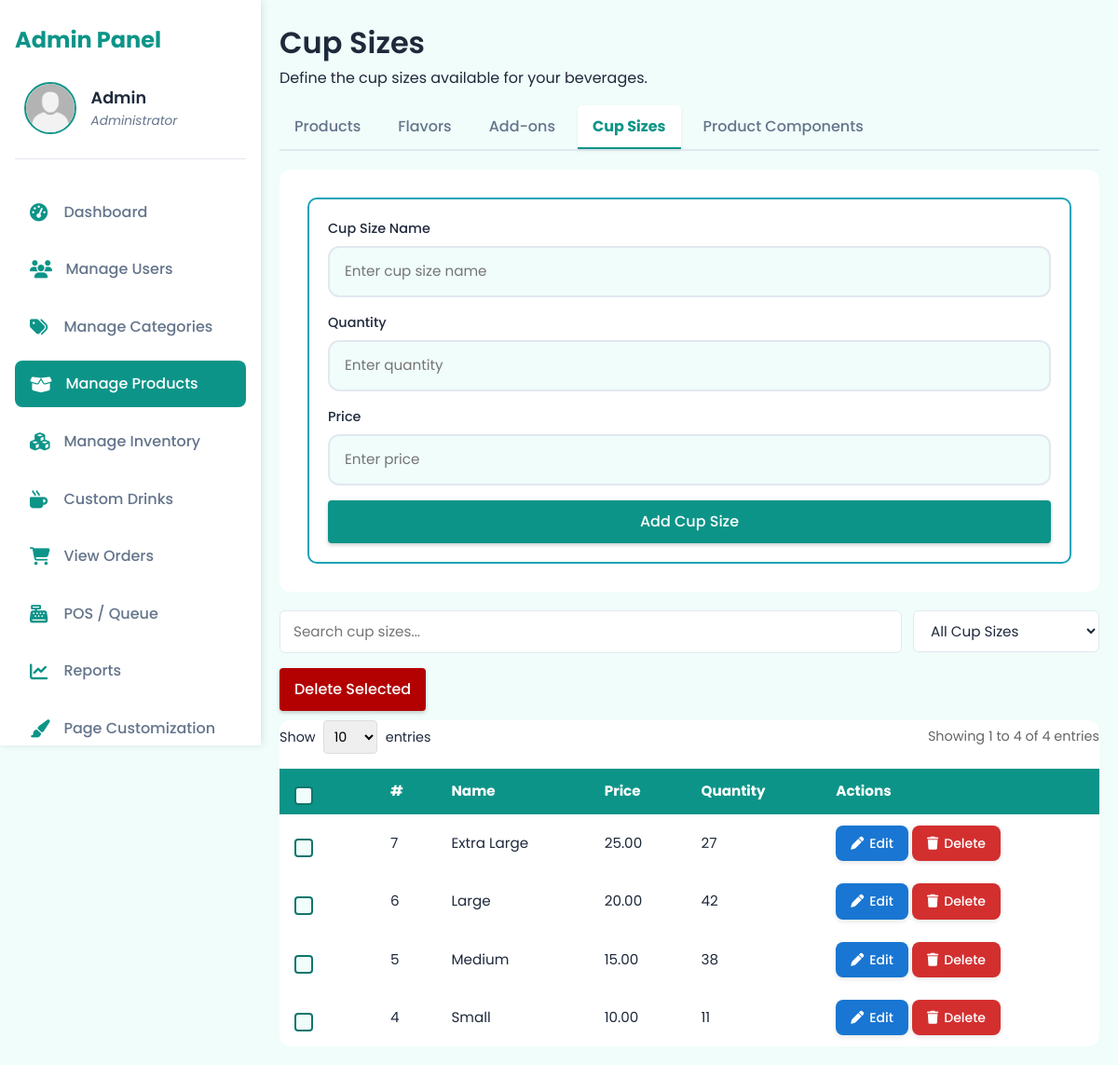
Screenshot of /dashboard/admin/manage-products.php?tab=cup-sizes (signed in) with the database file from the repository.
### tables this page shows
CREATE TABLE `users` (
  `id` int(11) NOT NULL,
  `name` varchar(100) DEFAULT NULL,
  `email` varchar(100) DEFAULT NULL,
  `password` varchar(255) DEFAULT NULL,
  `account_type` enum('admin','customer') DEFAULT 'customer',
  `email_verified` tinyint(1) DEFAULT 0,
  `verification_code` varchar(6) DEFAULT NULL,
  `reset_code` varchar(6) DEFAULT NULL,
  `created_at` timestamp NOT NULL DEFAULT current_timestamp(),
  `full_name` varchar(150) DEFAULT NULL,
  `address` text DEFAULT NULL,
  `age` int(11) DEFAULT NULL,
  `birthday` date DEFAULT NULL,
  `profile_image` varchar(255) DEFAULT NULL,
  `failed_attempts` int(11) DEFAULT 0,
  `is_blocked` tinyint(1) DEFAULT 0
);

CREATE TABLE `cup_sizes` (
  `cup_size_id` int(11) NOT NULL,
  `size_name` varchar(50) NOT NULL,
  `quantity` int(11) DEFAULT 0,
  `created_at` timestamp NOT NULL DEFAULT current_timestamp(),
  `price` decimal(10,2) DEFAULT 0.00
);

### dashboard/admin/tabs/cup-sizes.php (the view, shortened to what this page needs)
<?php
require_once __DIR__ . '/../../../config/db.php';
$entries_per_page = isset($_GET['entries']) ? (int)$_GET['entries'] : 10;
$current_page = isset($_GET['page']) ? (int)$_GET['page'] : 1;
$offset = ($current_page - 1) * $entries_per_page;
$total_records = $conn->query("SELECT COUNT(*) FROM cup_sizes")->fetchColumn();
$cup_sizes = $conn->query("SELECT * FROM cup_sizes ORDER BY cup_size_id DESC LIMIT $offset, $entries_per_page")->fetchAll();
?>
<!DOCTYPE html>
<html lang="en">
<head>
  <link rel="stylesheet" href="/alon_at_araw/assets/global.css"/>
  <link rel="stylesheet" href="/alon_at_araw/assets/styles/root-admin.css">
  <link rel="stylesheet" href="/alon_at_araw/assets/styles/cup-sizes.css"/>
  <link rel="stylesheet" href="/alon_at_araw/assets/fonts/font.css">
  <link rel="stylesheet" href="https://cdnjs.cloudflare.com/ajax/libs/jquery-toast-plugin/1.3.2/jquery.toast.min.css" />
  <link rel="stylesheet" href="https://cdnjs.cloudflare.com/ajax/libs/font-awesome/6.4.0/css/all.min.css"/>
</head>
<body>
<?php include __DIR__ . '/../../../includes/admin-sidebar.php'; ?>
<main class="users-management">
  <div class="category-form-wrapper">
    <form method="POST" class="category-form">
      <div class="input-container">
        <label for="size-name">Cup Size Name</label>
        <input type="text" id="size-name" name="size_name" placeholder="Enter cup size name" required />
      </div>
      <div class="input-container">
        <label for="quantity">Quantity</label>
        <input type="number" id="quantity" name="quantity" placeholder="Enter quantity" required min="1" />
      </div>
      <div class="input-container">
        <label for="price">Price</label>
        <input type="number" id="price" name="price" placeholder="Enter price" required min="1" />
      </div>
      <button type="submit" name="add_cup_size" class="md-btn md-btn-primary">Add Cup Size</button>
    </form>
  </div>
  <div class="user-controls">
    <input type="text" id="searchInput" placeholder="Search cup sizes..." class="search-input" />
    <div class="filter-dropdown">
    <select id="filterSelect" class="filter-select">
        <option value="all">All Cup Sizes</option>
    </select>
    </div>
  </div>
  <form method="POST">
    <button type="button" id="triggerBulkDelete" class="md-btn danger">Delete Selected</button>
    <div class="table-container">
      <div class="table-controls">
        <div class="entries-control">
            <label>Show
                <select id="entriesSelect" onchange="changeEntries(this.value)">
                    <option value="10" <?= $entries_per_page == 10 ? 'selected' : '' ?>>10</option>
                </select>
                entries
            </label>
        </div>
        <div class="table-info">
            Showing <?= min(($current_page - 1) * $entries_per_page + 1, $total_records) ?> to
            <?= min($current_page * $entries_per_page, $total_records) ?> of <?= $total_records ?> entries
        </div>
    </div>
      <table class="user-table">
        <thead>
          <tr>
            <th><label class="md-checkbox"><input type="checkbox" id="select-all" /><span></span></label></th>
            <th>#</th>
            <th>Name</th>
            <th>Price</th>
            <th>Quantity</th>
            <th>Actions</th>
          </tr>
        </thead>
        <tbody>
          <?php if (count($cup_sizes) > 0): ?>
            <?php foreach ($cup_sizes as $cup_size): ?>
              <?php
                    $isOutOfStock = $cup_size['quantity'] == 0;
                    $rowClass = $isOutOfStock ? 'out-of-stock' : '';
                ?>
              <tr style="background-color: <?= $rowClass === 'out-of-stock' ? '#d3d3d3' : '' ?>" class="<?= $rowClass ?>">
                <td>
                  <label class="md-checkbox">
                    <input type="checkbox" name="selected_ids[]" value="<?= $cup_size['cup_size_id'] ?>" /><span></span>
                  </label>
                </td>
                <td><?= $cup_size['cup_size_id'] ?></td>
                <td><?= htmlspecialchars($cup_size['size_name']) ?></td>
                <td><?= htmlspecialchars($cup_size['price']) ?></td>
                <td><?= htmlspecialchars($cup_size['quantity']) ?></td>
                <td>
                  <?php if ($isOutOfStock): ?>
                    <button
                    type="button"
                    class="custom-edit-btn edit-btn"
                    data-id="<?= $cup_size['cup_size_id'] ?>"
                    data-name="<?= htmlspecialchars($cup_size['size_name'], ENT_QUOTES) ?>"
                    data-price="<?= $cup_size['price'] ?>"
                    data-quantity="<?= $cup_size['quantity'] ?>"
                    >
                    <i class="fas fa-plus"></i> Add Stock
                    </button>
                    <?php else: ?>
                  <button
                    type="button"
                    class="custom-edit-btn edit-btn"
                    data-id="<?= $cup_size['cup_size_id'] ?>"
                    data-name="<?= htmlspecialchars($cup_size['size_name'], ENT_QUOTES) ?>"
                    data-price="<?= $cup_size['price'] ?>"
                    data-quantity="<?= $cup_size['quantity'] ?>"
                  >
                    <i class="fas fa-pen"></i> Edit
                  </button>
                   <?php endif; ?>
                  <button
                    type="button"
                    class="custom-delete-btn delete-cup-size"
                    data-id="<?= $cup_size['cup_size_id'] ?>"
                  >
                    <i class="fas fa-trash"></i> Delete
                  </button>
                </td>
              </tr>
            <?php endforeach; ?>
          <?php endif; ?>
        </tbody>
      </table>
    </div>
  </form>
</main>
</body>
</html>

### includes/admin-sidebar.php (shortened to what this page needs)
<?php
$currentPage = basename($_SERVER['PHP_SELF']);
require_once __DIR__ . '/../config/db.php';
$stmt = $conn->prepare("SELECT name, profile_image FROM users WHERE id = ?");
$stmt->execute([$_SESSION['user_id']]);
$admin = $stmt->fetch();
$rawPath = $admin['profile_image'] ?? '';
$cleanPath = preg_replace('#^(\.\./)+#', '', $rawPath);
$profileImagePath = $cleanPath
    ? '/alon_at_araw/' . $cleanPath
    : '/alon_at_araw/assets/images/avatar.png';
?>
<!DOCTYPE html>
<html lang="en">
<head>
    <link rel="stylesheet" href="/alon_at_araw/assets/global.css"/>
    <link rel="stylesheet" href="/alon_at_araw/assets/styles/root-admin.css">
    <link rel="stylesheet" href="/alon_at_araw/assets/styles/admin-sidebar.css"/>
    <link rel="stylesheet" href="/alon_at_araw/assets/fonts/font.css">
    <link rel="stylesheet" href="https://cdnjs.cloudflare.com/ajax/libs/jquery-toast-plugin/1.3.2/jquery.toast.min.css" />
    <link rel="stylesheet" href="https://cdnjs.cloudflare.com/ajax/libs/font-awesome/6.4.0/css/all.min.css"/>
</head>
<body>
<aside class="sidebar">
  <div class="sidebar-header">
  <h2>Admin Panel</h2>
  <a href="admin-profile.php" class="admin-profile-link">
    <div class="admin-profile">
      <img src="<?= htmlspecialchars($profileImagePath) ?>" alt="Admin Profile" class="profile-pic" />
      <div class="admin-info">
        <span class="admin-name"><?= htmlspecialchars($admin['name']) ?></span>
        <small class="admin-role">Administrator</small>
      </div>
    </div>
  </a>
</div>
  <nav class="nav-links">
    <ul>
      <li><a href="dashboard.php" class="<?= $currentPage === 'dashboard.php' ? 'active' : '' ?>"><i class="fas fa-tachometer-alt"></i> Dashboard</a></li>
      <li><a href="manage-users.php" class="<?= $currentPage === 'manage-users.php' ? 'active' : '' ?>"><i class="fas fa-users"></i> Manage Users</a></li>
      <li><a href="manage-categories.php" class="<?= $currentPage === 'manage-categories.php' ? 'active' : '' ?>"><i class="fas fa-tags"></i> Manage Categories</a></li>
      <li><a href="manage-products.php" class="<?= $currentPage === 'manage-products.php' ? 'active' : '' ?>"><i class="fas fa-box-open"></i> Manage Products</a></li>
      <li><a href="inventory.php" class="<?= $currentPage === 'inventory.php' ? 'active' : '' ?>"><i class="fas fa-cubes"></i> Manage Inventory</a></li>
      <li><a href="custom-drinks.php" class="<?= $currentPage === 'custom-drinks.php' ? 'active' : '' ?>"><i class="fas fa-mug-hot"></i> Custom Drinks</a></li>
      <li><a href="view-orders.php" class="<?= $currentPage === 'view-orders.php' ? 'active' : '' ?>"><i class="fas fa-shopping-cart"></i> View Orders</a></li>
      <li><a href="pos.php" class="<?= $currentPage === 'pos.php' ? 'active' : '' ?>"><i class="fas fa-cash-register"></i> POS / Queue</a></li>
      <li><a href="reports.php" class="<?= $currentPage === 'reports.php' ? 'active' : '' ?>"><i class="fas fa-chart-line"></i> Reports</a></li>
      <li><a href="customize-site.php" class="<?= $currentPage === 'customize-site.php' ? 'active' : '' ?>"><i class="fas fa-paint-brush"></i> Page Customization</a></li>
    </ul>
  </nav>
</aside>
</body>
</html>

### assets/global.css (style rules this page uses)
* { margin: 0; padding: 0; box-sizing: border-box; }
html { scroll-behavior: smooth; }
body { font-family: 'Poppins', sans-serif; font-size: 16px; line-height: 1.6; background-color: #fff; color: #000; }
a { text-decoration: none; color: inherit; }
button { cursor: pointer; border: none; outline: none; font: inherit; }
input, select, textarea { font: inherit; border: 1px solid #ccc; padding: 0.5rem; border-radius: 4px; }
h1, h2, h3, h4, h5, h6 { font-weight: 600; color: inherit; }

### assets/styles/root-admin.css (style rules this page uses)
:root { --sidebar-width: 280px; --color-primary: #0d9488; --color-primary-hover: #0f766e; --color-bg: #f0fdfa; --color-sidebar-bg: #ffffff; --color-text-primary: #1e293b; --color-text-secondary: #64748b; --color-text-hover: #0d9488; --color-border: #e2e8f0; --color-shadow: rgba(0, 0, 0, 0.05); --color-error: #b30000; --color-success: #28a745; --color-warning: #ffc107; --color-info: #17a2b8; --color-bg-error: #ffe5e5; --color-bg-success: #e5ffe5; --color-bg-warning: #fff8e5; }

### assets/styles/admin-sidebar.css (style rules this page uses)
body { margin: 0; background-color: var(--color-bg); color: var(--color-text-primary); }
.sidebar { position: fixed; top: 0; left: 0; height: 100vh; width: var(--sidebar-width); background-color: var(--color-sidebar-bg); box-shadow: 2px 0 8px var(--color-shadow); display: flex; flex-direction: column; padding: 1.5rem 1rem; overflow-y: auto; transition: width 0.3s ease; z-index: 1000; }
.sidebar-header { margin-bottom: 2rem; border-bottom: 1px solid var(--color-border); padding-bottom: 1rem; }
.sidebar-header h2 { font-weight: 700; font-size: 1.5rem; color: var(--color-primary); margin-bottom: 1rem; user-select: none; }
.admin-profile { display: flex; align-items: center; gap: 1rem; }
.profile-pic { width: 56px; height: 56px; border-radius: 50%; object-fit: cover; border: 2px solid var(--color-primary); }
.admin-info { display: flex; flex-direction: column; justify-content: center; }
.admin-name { font-weight: 600; font-size: 1.1rem; color: var(--color-text-primary); user-select: text; }
.admin-role { font-size: 0.85rem; color: var(--color-text-secondary); font-style: italic; }
.nav-links ul { list-style: none; padding: 0; margin: 0; }
.nav-links li { margin-bottom: 0.75rem; }
.nav-links a { display: flex; align-items: center; gap: 0.9rem; text-decoration: none; font-weight: 500; font-size: 1rem; color: var(--color-text-secondary); padding: 0.75rem 1rem; border-radius: 8px; transition: background-color 0.1s ease, color 0.25s ease; user-select: none; }
.nav-links a i { min-width: 22px; font-size: 1.2rem; color: var(--color-primary); transition: color 0.25s ease; }
.nav-links a:hover, .nav-links a.active { background-color: var(--color-primary); color: white; }
.nav-links a:hover i, .nav-links a.active i { color: white; }
.admin-profile-link { text-decoration: none; display: block; cursor: pointer; border-radius: 8px; padding: 0.6rem; transition: background-color 0.1s ease; }

### rows the page displays
users: name "Admin"
cup_sizes: cup_size_id "7", size_name "Extra Large", price "25.00", quantity "27"
cup_sizes: cup_size_id "6", size_name "Large", price "20.00", quantity "42"
cup_sizes: cup_size_id "5", size_name "Medium", price "15.00", quantity "38"
cup_sizes: cup_size_id "4", size_name "Small", price "10.00", quantity "11"

### other values shown
$current_tab_title "Cup Sizes"
$current_tab_desc "Define the cup sizes available for your beverages."
min(($current_page - 1) * $entries_per_page + 1, $total_records) "1"
min($current_page * $entries_per_page, $total_records) "4"
$total_records "4"
